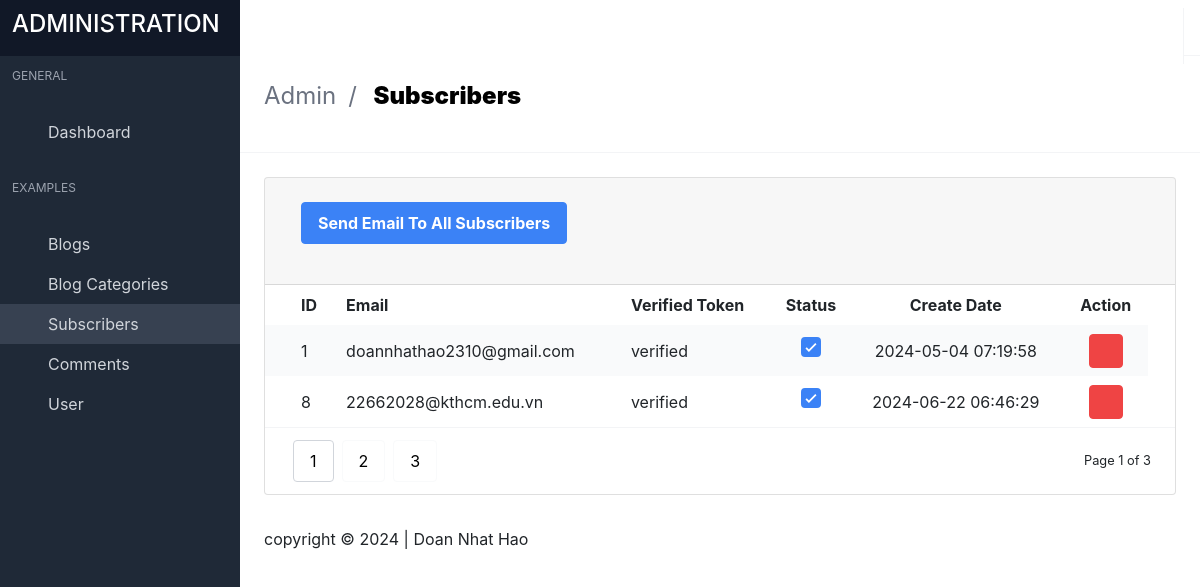
Screenshot of /admin/index.php?page=subscribers (signed in) with the database file from the repository.
### tables this page shows
CREATE TABLE `subscribers` (
  `id` int(11) NOT NULL,
  `email` varchar(100) NOT NULL,
  `verified_token` varchar(100) NOT NULL,
  `status` int(1) NOT NULL,
  `created_at` datetime NOT NULL DEFAULT current_timestamp(),
  `updated_at` datetime NOT NULL DEFAULT current_timestamp()
);

CREATE TABLE `settings` (
  `id` int(11) NOT NULL,
  `site_name` varchar(100) NOT NULL,
  `site_logo` varchar(100) NOT NULL,
  `site_favicon` varchar(100) NOT NULL,
  `site_map` text NOT NULL,
  `site_timezone` varchar(100) NOT NULL,
  `site_footer` varchar(100) NOT NULL,
  `contact_phone` varchar(100) NOT NULL,
  `contact_address` varchar(100) NOT NULL,
  `contact_email` varchar(100) NOT NULL,
  `created_at` datetime NOT NULL DEFAULT current_timestamp(),
  `updated_at` datetime NOT NULL DEFAULT current_timestamp()
);

### admin/database/subscribers.php (called while the page is built, shortened)
<?php
class subscribers{
	private $table = "subscribers";
	private $conn;
	public function __construct($db){
		$this->conn = $db;
	}
	public function readAll(){
		$sql = "SELECT * FROM $this->table";
		$stmt = $this->conn->prepare($sql);
		$stmt->execute();
		return $stmt;
	}
}
?>

### admin/database/settings.php (called while the page is built, shortened)
<?php
class settings
{
    private $table = "settings";
    private $conn;
    public $id;
    public function __construct($db)
    {
        $this->conn = $db;
    }
    public function read()
    {
        $sql = "SELECT * FROM $this->table WHERE id = :get_id";
        $stmt = $this->conn->prepare($sql);
        $stmt->bindParam(":get_id", $this->id);
        $stmt->execute();
        if ($stmt->rowCount() > 0) {
            $row = $stmt->fetch();
            $this->site_footer = $row['site_footer'];
        }
    }
}

### admin/index.php (the view, shortened to what this page needs)
<?php
include "database/terms.php";
include "database/settings.php";
include "database/subscribers.php";
include "helper/help_function.php";
$database = new database();
$db = $database->connect();
$settings = new settings($db);
$settings->id = 1;
$settings->read();
$page = isset($_GET["page"]) ? ($_GET["page"]) : 'dashboard';
?>
<!DOCTYPE html>
<html lang="en" class="">
<head>
  <link rel="stylesheet" href="css/main.css?v=1628755089081">
  <link rel="stylesheet" href="https://stackpath.bootstrapcdn.com/bootstrap/4.4.1/css/bootstrap.min.css">
  <link href="https://cdn.jsdelivr.net/npm/summernote@0.8.18/dist/summernote-bs4.min.css" rel="stylesheet">
</head>
<body>
  <div id="app">
    <?php
    include "includes/header.php";
    ?>
    <?php
    include "includes/sidebar.php";
    ?>
    <?php
    if ($page == 'dashboard') {
      include 'includes/dashboard.php';
    } else if ($page == 'blogcategories') {
      include "includes/blogcategories.php";
    } else if ($page == 'blogcategories_add') {
      include "includes/blogcategories_add.php";
    } else if ($page == 'blogcategories_edit') {
      include "includes/blogcategories_edit.php";
    }
    else if ($page == 'blogs') {
      include "includes/blogs.php";
    } else if ($page == 'blogs_add') {
      include "includes/blogs_add.php";
    } else if ($page == 'blogs_edit') {
      include "includes/blogs_edit.php";
    }
    else if ($page == 'sliders') {
      include "includes/sliders.php";
    } else if ($page == 'sliders_add') {
      include "includes/sliders_add.php";
    } else if ($page == 'sliders_edit') {
      include "includes/sliders_edit.php";
    }
    else if ($page == 'socials') {
      include "includes/socials.php";
    } else if ($page == 'socials_add') {
      include "includes/socials_add.php";
    } else if ($page == 'socials_edit') {
      include "includes/socials_edit.php";
    }
    else if ($page == 'links') {
      include "includes/links.php";
    } else if ($page == 'links_add') {
      include "includes/links_add.php";
    } else if ($page == 'links_edit') {
      include "includes/links_edit.php";
    }
    else if ($page == 'users') {
      include "includes/users.php";
    } else if ($page == 'users_add') {
      include "includes/users_add.php";
    } else if ($page == 'users_edit') {
      include "includes/users_edit.php";
    }
    else if ($page == 'about') {
      include "includes/about.php";
    } else if ($page == 'contact') {
      include "includes/contact.php";
    } else if ($page == 'terms') {
      include "includes/terms.php";
    } else if ($page == 'settings') {
      include "includes/settings.php";
    } else if ($page == 'mailsettings') {
      include "includes/mailsettings.php";
    } else if ($page == 'subscribers') {
      include "includes/subscribers.php";
    } else if ($page == 'subscribers_add') {
      include "includes/subscribers_add.php";
    } else if ($page == 'comments') {
      include "includes/comments.php";
    }
    ?>
    <footer class="footer">
      <div class="flex flex-col md:flex-row items-center justify-between space-y-3 md:space-y-0">
        <div class="flex items-center justify-start space-x-3">
          <?php echo $settings->site_footer  ?>
        </div>
      </div>
    </footer>
  </div>
  <link rel="stylesheet" href="https://cdn.materialdesignicons.com/4.9.95/css/materialdesignicons.min.css">
</body>
</html>

### admin/includes/subscribers.php (shortened to what this page needs)
<?php
$subscribers = new subscribers($db);
$stmt_categories = $subscribers->readAll();
?>
<section class="is-title-bar">
  <div class="flex flex-col md:flex-row items-center justify-between space-y-6 md:space-y-0">
    <ul>
      <li>Admin</li>
      <li>Subscribers</li>
    </ul>
  </div>
</section>
<section class="section main-section">
  <div class="card has-table">
    <header class="card-header">
      <p class="card-header-title">
        <a class="button medium blue --jb-modal" href="index.php?page=subscribers_add">Send Email To All Subscribers</a>
      </p>
      <a href="#" class="card-header-icon">
        <span class="icon"><i class="mdi mdi-reload"></i></span>
      </a>
    </header>
    <div class="card-content">
      <table>
        <thead>
          <tr>
            <th class="image-cell"></th>
            <th>ID</th>
            <th>Email</th>
            <th>Verified Token</th>
            <th style="text-align: center;">Status</th>
            <th style="text-align: center;">Create Date</th>
            <th style="text-align: center;">Action</th>
            <th></th>
          </tr>
        </thead>
        <tbody>
          <?php
          while ($rows = $stmt_categories->fetch()) {
          ?>
            <tr>
              <td class="image-cell"></td>
              <td><?php echo $rows['id'] ?></td>
              <td><?php echo $rows['email'] ?></td>
              <td><?php echo $rows['verified_token'] ?></td>
              <td style="text-align: center;" class="checkbox-cell">
                <label class="checkbox">
                  <span class="check"></span>
                </label>
              </td>
              <td style="text-align: center;"><?php echo $rows['created_at'] ?></td>
              <td style="text-align: center;">
                <a href="index.php?page=subscribers&id=<?php echo $rows['id'] ?>" class="button small red --jb-modal" data-target="sample-modal" type="button">
                  <span class="icon"><i class="mdi mdi-trash-can"></i></span>
                </a>
              </td>
            </tr>
          <?php
          }
          ?>
        </tbody>
      </table>
      <div class="table-pagination">
        <div class="flex items-center justify-between">
          <div class="buttons">
            <button type="button" class="button active">1</button>
            <button type="button" class="button">2</button>
            <button type="button" class="button">3</button>
          </div>
          <small>Page 1 of 3</small>
        </div>
      </div>
    </div>
  </div>
</section>

### rows the page displays
subscribers: id "1", email "doannhathao2310@gmail.com", verified_token "verified", created_at "2024-05-04 07:19:58"
subscribers: id "8", email "22662028@kthcm.edu.vn", verified_token "verified", created_at "2024-06-22 06:46:29"
settings: site_footer "copyright © 2024 | Doan Nhat Hao"
